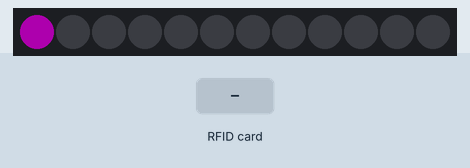
This sketch was run on a simulated ESP8266 (NodeMCU). Parts: 12 RGB LEDs in strip order, left to right. The inputs (shaded band) are chosen by the test bench. Dim RGB values are drawn brighter than linear; WiFi joins after 1.5 s; servers stay silent unless stated; uploads are accepted with an empty reply; what the sketch prints to the serial monitor is not drawn.

Above: at 1.65 s.
At 2.7 s:
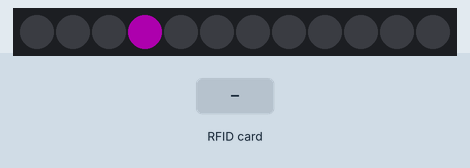
2.8 s: RFID card 5E 7A 19 C4 held to the reader
At 3.41 s:
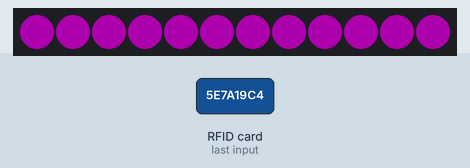
Timing chart, 0 to 5.8 s (numbered marks = the images above; inputs shaded):
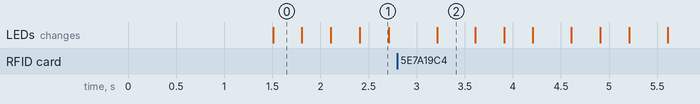

The sketch:

token_registration.ino
```cpp
/*
 * IFL Zone +1 Token Registration Code
 * Send the token ID from an NFC or RFID card up to an api endpoint.
 *
 * @contributors: Jordan Layman, David Van Brink, John Szymanski, Geoff Gnau, Tané Tachyon
 */

#include <Adafruit_NeoPixel.h>
#include <Wire.h>
#include <SPI.h>
#include <Adafruit_PN532.h>

#include <ESP8266WiFi.h>
#include <ESP8266WiFiMulti.h>
#include <WiFiClient.h>
#include <ESP8266WebServer.h>
#include <ESP8266HTTPClient.h>

#define READER_ID 1

// String API_BASE = "https://santacruz.ideafablabs.com/";
String API_BASE = "http://192.168.0.73/"; //Temporary Local
// String API_BASE = "http://10.0.4.127/"; //Temporary Local
String API_ENDPOINT = "wp-json/zoneplusone/v1/";

// LED Details
#define LEDPIN 2
#define NUM_LEDS 12
#define BRIGHTNESS 50

// NFC Details
#define PN532_SCK  14
#define PN532_MOSI 13
#define PN532_SS   15
#define PN532_MISO 12
#define PN532_SS2   16

Adafruit_PN532 nfc(PN532_SCK, PN532_MISO, PN532_MOSI, PN532_SS);
Adafruit_NeoPixel strip = Adafruit_NeoPixel(NUM_LEDS, LEDPIN, NEO_GRB + NEO_KHZ800);

WiFiClient client;
HTTPClient http;
ESP8266WiFiMulti wifiMulti;

#define count(x) (sizeof(x) / sizeof(x[0]))

long now,lastBlink,lastRead =0;
uint16_t ledPeriod = 300; // ms
uint16_t cardreaderPeriod = 500; // ms

boolean success;
uint8_t tokenID[] = { 0, 0, 0, 0, 0, 0, 0 };  // Buffer to store the returned TokenID
uint8_t tokenIDLength;        // Length of the TokenID (4 or 7 bytes depending on ISO14443A card type)
boolean tokenAcquired = false;
boolean lastStatusCard1 = false;

uint32_t colors[] = { 0xFF0000, 0xFFFF00, 0x00FF00, 0x0000FF };
uint8_t color = 100;  // number between 1-255
uint8_t colorCase = 0;
int step = 0 ;

void setupWiFi() {
	WiFi.mode(WIFI_STA);

	wifiMulti.addAP("ssid_from_AP_3", "your_password_for_AP_3");

	while (wifiMulti.run() != WL_CONNECTED) {
		Serial.println("WiFi not connected!");
		delay(1000);
	}
	Serial.println("");
	Serial.println("WiFi connected");
	Serial.println("IP address: ");
	Serial.println(WiFi.localIP());
	Serial.println(WiFi.SSID());
}

void setup() {
	// put your setup code here, to run once:
	Serial.begin(115200);
	Serial.println("Hello!");

	nfc.begin();
	uint32_t versiondata = nfc.getFirmwareVersion();
	if (! versiondata) {
		Serial.print("Didn't find PN53x board");
		delay(1000); // wait a second and give it a go.
    ESP.restart();
	}
	// Got ok data, print it out!
	Serial.print("Found chip PN532"); Serial.println((versiondata>>24) & 0xFF, HEX);
	Serial.print("Firmware ver. "); Serial.print((versiondata>>16) & 0xFF, DEC);
	Serial.print('.'); Serial.println((versiondata>>8) & 0xFF, DEC);

	// Set the max number of retry attempts to read from a card
	// This prevents us from waiting forever for a card, which is
	// the default behaviour of the PN532.
	nfc.setPassiveActivationRetries(0x01);

	// Configure board to read RFID tags
	nfc.SAMConfig();
	Serial.println("Reader ready.  Waiting for an ISO14443A card...");

	setupWiFi();

	// LED Launch
	strip.setBrightness(BRIGHTNESS);
	strip.begin();
	strip.show(); // Initialize all pixels to 'off'
}

void loop() {

	// get time
	 now = millis();

	 // do LEDS
	if (now >= lastBlink + ledPeriod) {
		if (tokenAcquired) {
			for(int i=0; i<NUM_LEDS; i++){
				strip.setPixelColor(i, 0xFF00FF);
			}
		} else {
			for(int i=0; i<NUM_LEDS; i++){
				strip.setPixelColor(i,0);
			}
			strip.setPixelColor(step % NUM_LEDS, 0xFF00FF);
		}

		// Let the magic happen.
		strip.show();

		// Update step
		step++;

		// Update timer
		lastBlink = now;
	}

	// Do card read
	if (now >= lastRead + cardreaderPeriod) {

		static int pollCount = 0; // just for printing the poll dots.
  	if (pollCount % 20 == 0) // so the dots dont scroll right forever.
    Serial.printf("\n%4d ", pollCount);
  	pollCount++;
  	Serial.print(".");

		// Capture from reader
		tokenAcquired = nfc.readPassiveTargetID(PN532_MIFARE_ISO14443A, &tokenID[0], &tokenIDLength,100);

		if (tokenAcquired == true) {
			Serial.print("Reader detected tokenID: ");
			Serial.println(id(tokenID));
			registerToken(id(tokenID), READER_ID);
		}
		lastRead = now;
	}
}

void registerToken(long tokenID, int readerID) {

	Serial.println("Registering Token...");

	String tokenString = String(tokenID);
	String baseURI = API_BASE+API_ENDPOINT + "reader/";
	String postParams = "token_id=" + tokenString;

	String response = apiRequestPost(baseURI, postParams);
}

String apiRequestPost(String request, String params) {

		String response;
		Serial.println("POST REQUEST: " + request + "?" + params);

		Serial.print("[HTTP] begin...\n");

		if (http.begin(client, request)) {  // HTTP
			Serial.print("[HTTP] POST...\n");
			// add headers
			http.addHeader("Content-Type", "application/x-www-form-urlencoded");
			// start connection and send HTTP header
			int httpCode = http.POST(params);
			// httpCode will be negative on error
			if (httpCode > 0) {
				// HTTP header has been send and Server response header has been handled
				Serial.printf("[HTTP] POST... code: %d\n", httpCode);

				// file found at server
				Serial.printf("Payload: ");
				if (httpCode == HTTP_CODE_OK || httpCode == 201 || httpCode == HTTP_CODE_MOVED_PERMANENTLY) {
					response = http.getString();
					Serial.println(response);
				}
			} else {
				response = printf("Error: %s", http.errorToString(httpCode).c_str());
				Serial.printf("[HTTP] POST... failed, error: %s\n", http.errorToString(httpCode).c_str());
			}
			http.end();

		} else {
			Serial.printf("[HTTP} Unable to connect\n");
		}

		return response;
}

//Show real number for tokenID
long id(uint8_t bins[]) {
 uint32_t c;
 c = bins[0];
 for (int i=1;i<count(bins);i++){
	 c <<= 8;
	 c |= bins[i];
 }
 return c;
}

uint8_t red(uint32_t c) {
	return (c >> 16);
}
uint8_t green(uint32_t c) {
	return (c >> 8);
}
uint8_t blue(uint32_t c) {
	return (c);
}
```

Measured:
- after the input at 2.8 s, the LEDs: change after 0.42 s (image 2)
